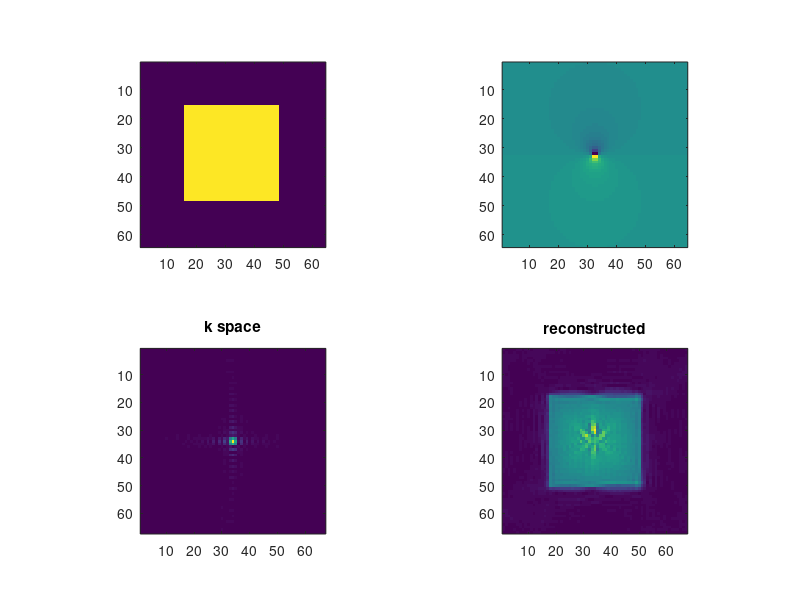

Write the MATLAB code that produced this figure. (Note: this script raises an error after producing the figure.)
GAMMA = 26752  % rad/s/Gauss

%Let's create an object to image:
object = zeros(64,64);
object(16:48,16:48)=1;
subplot(221), imagesc(object), axis('image');

% calculate a field map:
[xx, yy] = meshgrid([-31.5:31.5]);
jj = (xx + i.*yy)';


% calculate magnetic fields from point sources
% abs(B)= 1/r^2 and is shaped like a circle around wire
m1 = cos(angle(jj))./abs(jj);
m2 = cos(angle(jj+8))./abs(jj+8);
m3 = cos(angle(jj+16))./abs(jj+16);

% add the 3 wires
a = m1+m2+m3;
a = m1;



% plot the magnetic field
%subplot(221),colormap(jet);
%mesh(a)

% figure out the color scale and display the field.
amin = min(min(a));
amax = max(max(a));
minmax = [amin,amax]

subplot(222), imagesc(a), axis('image');


% what happens to a voxel in a trajectory?

% figure out the fov stuff
dt=0.5e-5;
samp_time = 0.02;

fov = 64;
kmax = 32/fov; %(samples/ cm)

% spiral gradient waveforms
t=[0:dt:samp_time];
t =t.^(2/3);
spfreq = 2*pi*32/ t(end);


k_spiral=  complex(t .* sin(spfreq*t) , t.*cos(spfreq*t));
k_spiral = k_spiral * kmax/(abs(max(k_spiral))); % normalize

spiral = diff(k_spiral / dt) * (2*pi)/GAMMA;
max_grad = max(real(spiral));

% scale the distorsion field.
a = a* 0.01* max_grad/amax;

% the gradients are the derivative of the field
[gx gy] = gradient(a);
gxy = complex(gx,gy);

% add the signals from all the voxels
signal = zeros(size(k_spiral));
for xi=1:64
    for yi=1:64
                     
        % compute the k-space traj. for each voxel:
        kxy_sus = (GAMMA/(2*pi))* complex(...
            cumsum( gx(xi,yi)* (xi-32) * ones(size(k_spiral))* dt) + ...
            cumsum( gy(xi,yi)* (yi-32) * ones(size(k_spiral))* dt)...
            ) ;
        
        kxy = k_spiral + kxy_sus;
        
        %kxy = k_spiral;
        
        % compute the contribution to the signal:
        signal = signal + ...
            object(xi, yi) * exp(-i * 2*pi .*(real(kxy)*(xi-32) + imag(kxy)*(yi-32)));
        
    end
end

% grid the spiral data and FT
[x,y] = meshgrid([-kmax: kmax/33: kmax]);
kspace=griddata(real(kxy), imag(kxy), signal, x, y); 
kspace(find(isnan(kspace))) = 0;
recon = fftshift(fft2(kspace))';

subplot(223), imagesc(abs(kspace)), title('k space');, axis('image')
subplot(224), imagesc(abs(recon)), title('reconstructed'), axis('image');

% Take a lookk at the trajectories in kspace
xi=1;
while xi>0
    [xi yi] = ginput(1);
    
    xi=round(xi); yi=round(yi);
    [xi yi]
    
    % compute the k-space traj. for each voxel:
    kxy_sus = (GAMMA/(2*pi))* complex(...
            cumsum( gx(xi,yi)* (xi-32) * ones(size(k_spiral))* dt) ,  ...
            cumsum( gy(xi,yi)* (yi-32) * ones(size(k_spiral))* dt)...
            ) ;
    kxy = k_spiral + kxy_sus;
    
    fprintf('\r%d  %d  mag field: %f  gradx: %f  grady: %f\n', ...
        xi,yi, a(xi,yi), gx(xi,yi), gy(xi,yi) );
    
    subplot(224), plot(k_spiral,'r' ), title(sprintf('voxel %d, %d', xi,yi));
    hold on
    subplot(224), plot( kxy_sus,'g' ), title(sprintf('voxel %d, %d', xi,yi));
    subplot(224), plot( kxy ), title(sprintf('voxel %d, %d', xi,yi));
    axis([-1 1 -1 1])
    hold off
end
